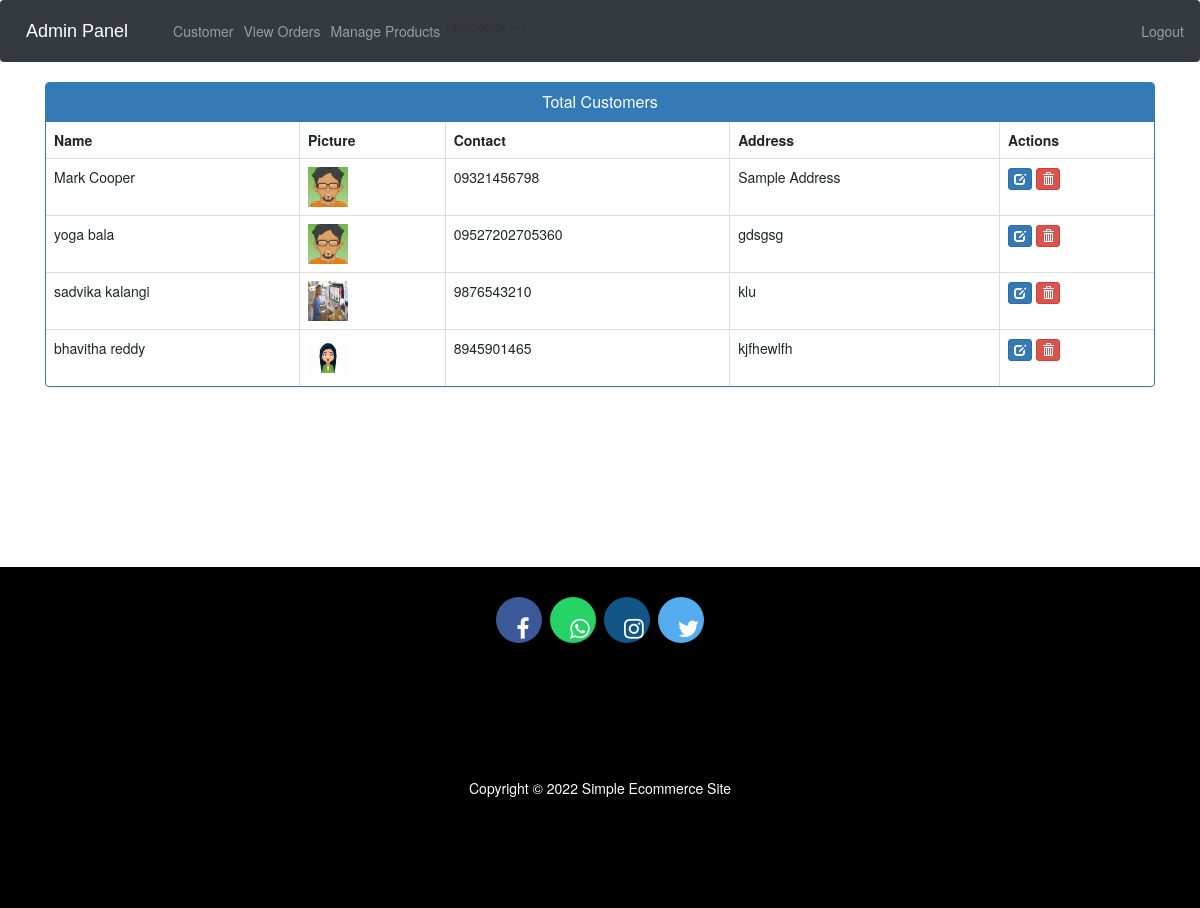
The app's page /view-customer (signed in) with its own data.
### ecom/models.py (models this page shows, shortened)
class Customer(models.Model):
    user=models.OneToOneField(User,on_delete=models.CASCADE)
    profile_pic= models.ImageField(upload_to='profile_pic/CustomerProfilePic/',null=True,blank=True)
    address = models.CharField(max_length=40)
    mobile = models.CharField(max_length=20,null=False)
    @property
    def get_name(self):
        return self.user.first_name+" "+self.user.last_name

### ecom/views.py (the view)
# urls.py: path('view-customer', views.view_customer_view,name='view-customer'),
@login_required(login_url='adminlogin')
def view_customer_view(request):
    customers=models.Customer.objects.all()
    return render(request,'ecom/view_customer.html',{'customers':customers})

### templates/ecom/view_customer.html (shortened to what this page needs)
{% extends 'ecom/admin_base.html' %}
{% load static %}
{% block content %}
<head>
  <link href="//netdna.bootstrapcdn.com/bootstrap/3.0.0/css/bootstrap.min.css" rel="stylesheet" id="bootstrap-css">
</head>
<div class="container">
  <div class="panel panel-primary">
    <div class="panel-heading">
      <h6 class="panel-title">Total Customers</h6>
    </div>
    <table class="table table-hover table-bordered" id="dev-table">
      <thead>
        <tr>
          <th>Name</th>
          <th>Picture</th>
          <th>Contact</th>
          <th>Address</th>
          <th>Actions</th>
        </tr>
      </thead>
      {% for c in customers %}
      <tr>
        <td> {{c.get_name}}</td>
        <td> <img src="{% static c.profile_pic.url %}" alt="Profile Pic" height="40px" width="40px" /></td>
        <td>{{c.mobile}}</td>
        <td>{{c.address}}</td>
        <td><a class="btn btn-primary btn-xs" href="{% url 'update-customer' c.id  %}"><span class="glyphicon glyphicon-edit"></span></a>
        <a class="btn btn-danger btn-xs" href="{% url 'delete-customer' c.id  %}"><span class="glyphicon glyphicon-trash"></span></a></td>
      </tr>
      {% endfor %}
    </table>
  </div>
</div>
{% endblock content %}

### templates/ecom/view_customer.html (style rules this page uses)
a:link { text-decoration: none; }
h6 { text-align: center; }

### records on screen
Customer: get_name "Mark Cooper", profile_pic (picture), mobile "09321456798", address "Sample Address"
Customer: get_name "yoga bala", profile_pic (picture), mobile "09527202705360", address "gdsgsg"
Customer: get_name "sadvika kalangi", profile_pic (picture), mobile "9876543210", address "klu"
Customer: get_name "bhavitha reddy", profile_pic (picture), mobile "8945901465", address "kjfhewlfh"
